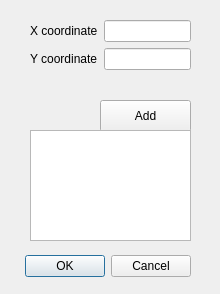
<?xml version="1.0" encoding="UTF-8"?>
<ui version="4.0">
 <class>PolygonDialog</class>
 <widget class="QDialog" name="PolygonDialog">
  <property name="windowModality">
   <enum>Qt::WindowModal</enum>
  </property>
  <property name="geometry">
   <rect>
    <x>0</x>
    <y>0</y>
    <width>220</width>
    <height>294</height>
   </rect>
  </property>
  <property name="windowTitle">
   <string>Add Polygon</string>
  </property>
  <property name="modal">
   <bool>true</bool>
  </property>
  <widget class="QDialogButtonBox" name="buttonBox">
   <property name="geometry">
    <rect>
     <x>10</x>
     <y>250</y>
     <width>181</width>
     <height>32</height>
    </rect>
   </property>
   <property name="orientation">
    <enum>Qt::Horizontal</enum>
   </property>
   <property name="standardButtons">
    <set>QDialogButtonBox::Cancel|QDialogButtonBox::Ok</set>
   </property>
  </widget>
  <widget class="QWidget" name="widget" native="true">
   <property name="geometry">
    <rect>
     <x>30</x>
     <y>20</y>
     <width>161</width>
     <height>81</height>
    </rect>
   </property>
   <layout class="QFormLayout" name="formLayout">
    <property name="fieldGrowthPolicy">
     <enum>QFormLayout::FieldsStayAtSizeHint</enum>
    </property>
    <item row="0" column="0">
     <widget class="QLabel" name="label">
      <property name="text">
       <string>X coordinate</string>
      </property>
     </widget>
    </item>
    <item row="0" column="1">
     <widget class="QLineEdit" name="xCoordinate"/>
    </item>
    <item row="1" column="0">
     <widget class="QLabel" name="label_2">
      <property name="text">
       <string>Y coordinate</string>
      </property>
     </widget>
    </item>
    <item row="1" column="1">
     <widget class="QLineEdit" name="yCoordinate"/>
    </item>
   </layout>
  </widget>
  <widget class="QPushButton" name="addButton">
   <property name="geometry">
    <rect>
     <x>100</x>
     <y>100</y>
     <width>91</width>
     <height>32</height>
    </rect>
   </property>
   <property name="text">
    <string>Add</string>
   </property>
  </widget>
  <widget class="QTableWidget" name="tableWidget">
   <property name="geometry">
    <rect>
     <x>30</x>
     <y>130</y>
     <width>161</width>
     <height>111</height>
    </rect>
   </property>
   <attribute name="horizontalHeaderDefaultSectionSize">
    <number>50</number>
   </attribute>
  </widget>
 </widget>
 <resources/>
 <connections>
  <connection>
   <sender>buttonBox</sender>
   <signal>rejected()</signal>
   <receiver>PolygonDialog</receiver>
   <slot>reject()</slot>
   <hints>
    <hint type="sourcelabel">
     <x>316</x>
     <y>260</y>
    </hint>
    <hint type="destinationlabel">
     <x>286</x>
     <y>274</y>
    </hint>
   </hints>
  </connection>
 </connections>
</ui>
